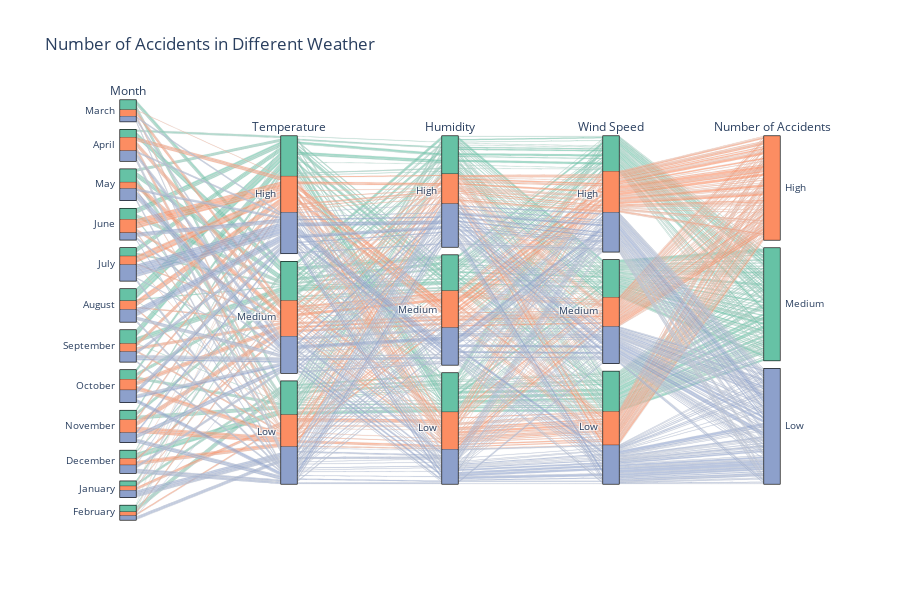

Source (notebook cell):
### Code cell
dimensions1=[
    {'label': 'Month', 'values': filtered_grouped_merged['date']},
    {'label': 'Temperature', 'values': filtered_grouped_merged['Temp_bins'], 'categoryarray': ['High','Medium', 'Low'] ,"categoryorder": "array"},
    {'label': 'Humidity', 'values': filtered_grouped_merged['Humidity_bins'], 'categoryarray': ['High','Medium', 'Low'] ,"categoryorder": "array"},
    {'label': 'Wind Speed', 'values': filtered_grouped_merged['Wind_Speed_bins'], 'categoryarray': ['High','Medium', 'Low'] ,"categoryorder": "array"},
    {'label': 'Number of Accidents', 'values': filtered_grouped_merged['count_bins'], 'categoryarray': ['High','Medium', 'Low'] ,"categoryorder": "array"}
]

color_values = dimensions1[-1]['values']
unique_values = list(set(color_values))
color_map = {value: idx for idx, value in enumerate(unique_values)}
color_scale = ['rgb(102,194,165)', 'rgb(252,141,98)', 'rgb(141,160,203)']

# Map the color values to the color indices
line_colors = [color_map[value] for value in color_values]


# Create the parcats chart
fig1 = go.Figure(data = [go.Parcats(
    dimensions=dimensions1,
    line={'color': line_colors, 'colorscale': color_scale}
)])
fig1.update_layout(
    title='Number of Accidents in Different Weather',
    height=600)

# Show the diagram
fig1.show()

### Figure 1 — Plotly figure (JSON) as saved in the notebook; plotly's stock layout.template omitted (floating-point values rounded to 4 significant figures; data arrays with more than 128 entries replaced by an {"elided": "..."} marker saying what was removed)
{"data": [{"dimensions": [{"label": "Month", "values": {"elided": "613 str values"}}, {"categoryarray": ["High", "Medium", "Low"], "categoryorder": "array", "label": "Temperature", "values": {"elided": "613 str values"}}, {"categoryarray": ["High", "Medium", "Low"], "categoryorder": "array", "label": "Humidity", "values": {"elided": "613 str values"}}, {"categoryarray": ["High", "Medium", "Low"], "categoryorder": "array", "label": "Wind Speed", "values": {"elided": "613 str values"}}, {"categoryarray": ["High", "Medium", "Low"], "categoryorder": "array", "label": "Number of Accidents", "values": {"elided": "613 str values"}}], "line": {"color": {"elided": "613 int values"}, "colorscale": [[0, "rgb(102,194,165)"], [0.5, "rgb(252,141,98)"], [1, "rgb(141,160,203)"]]}, "type": "parcats"}], "layout": {"height": 600, "title": {"text": "Number of Accidents in Different Weather"}}}
